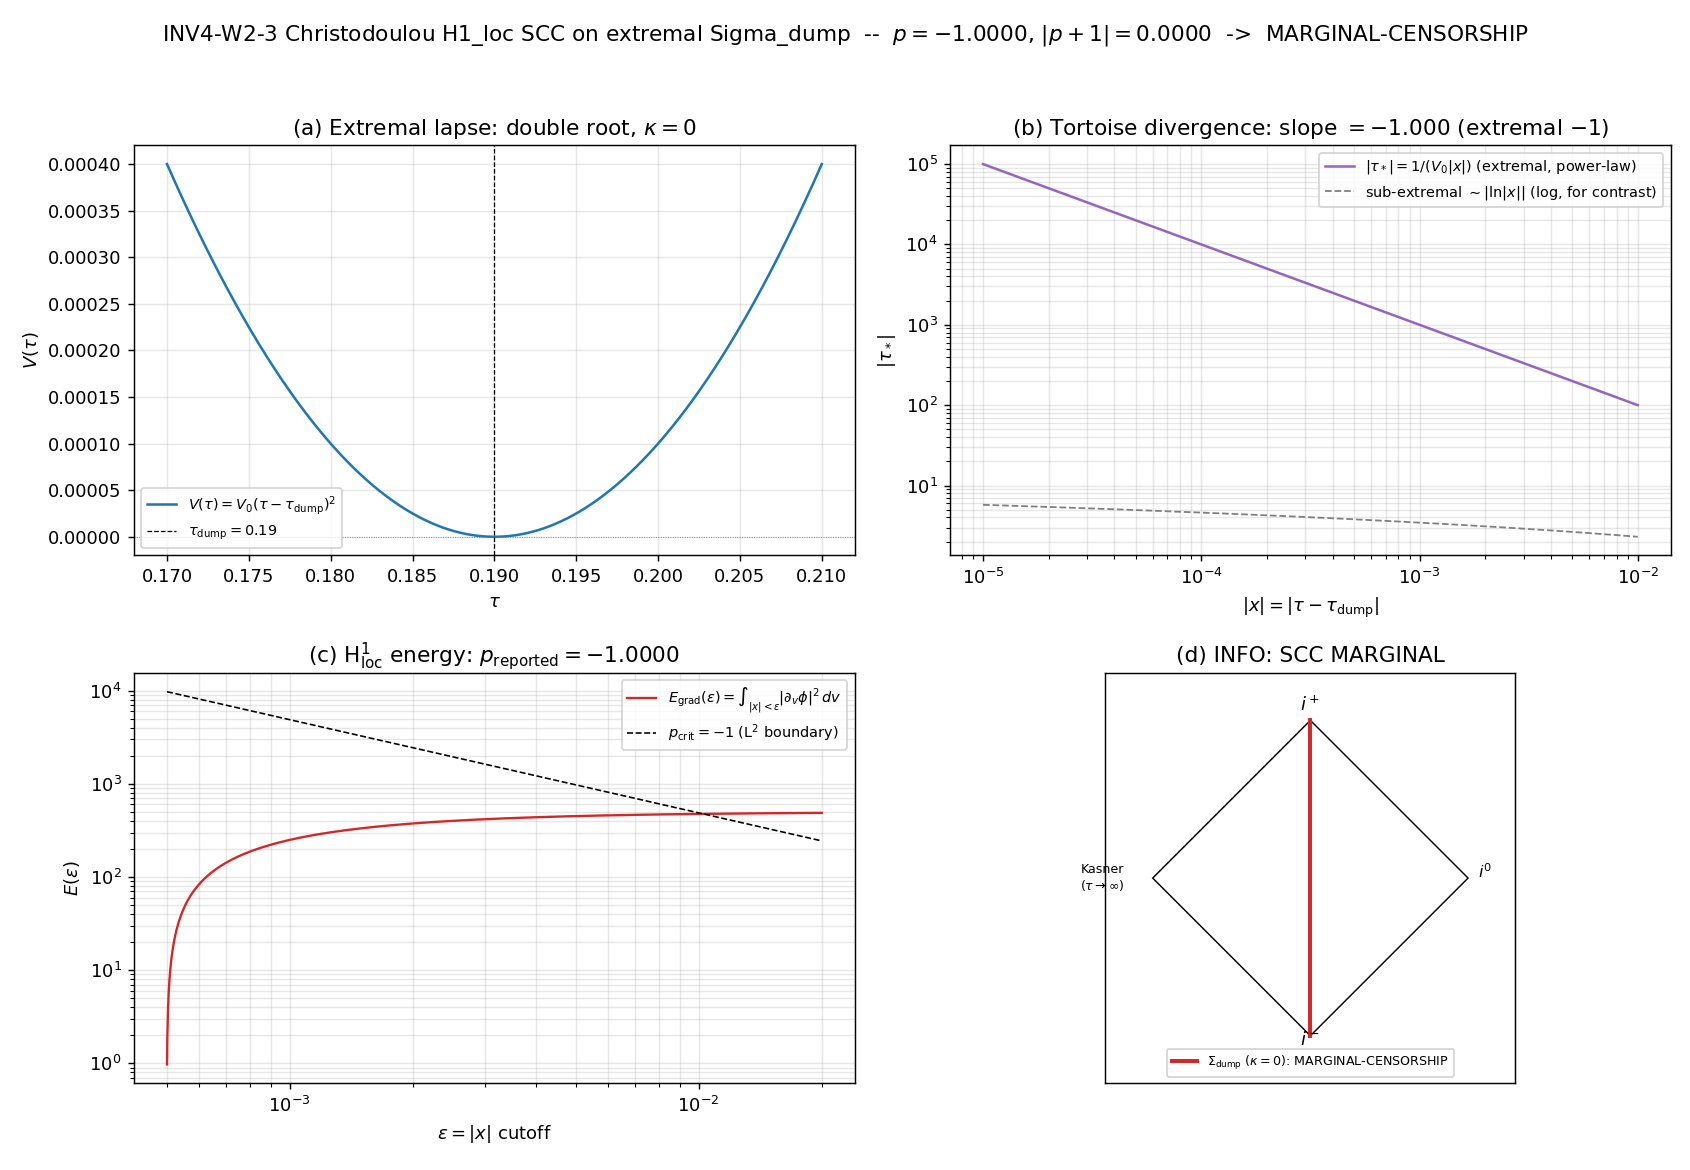

Generate this figure with Python:
#!/usr/bin/env python3
"""
INV4 W2-3 CHRISTODOULOU-SCC: H1_loc strong-cosmic-censorship on the extremal
Sigma_dump modulus horizon
============================================================================

Gate: INV4-W2-3 ([VERIFY-THEOREM])  --  investigation track

Pre-registered threshold (plan investigation-4-plan-w2.md SS W2-3):
  HYPOTHESIS: on the exactly-solvable extremal (kappa=0) modulus metric
    ds^2 = -V(tau) dt^2 + dtau^2/V(tau),   V(tau) = V_0 (tau - tau_dump)^2
  (double root: V = V' = 0, V'' = 2.0 at tau_dump, per S85-W6-4 / S96-HYG-
  KIND-TAG-S53), a massless scalar's H1_loc regularity across Sigma_dump
  either FAILS Christodoulou's bounded-variation criterion (the maximal
  Cauchy development is INEXTENDIBLE -- strong cosmic censorship HOLDS, the
  censored Kasner region is genuinely sealed) or PASSES it (smoothly
  EXTENDIBLE -- censorship VIOLATED, the singularity is only dynamically-
  avoided).

  Two-branch structural verdict keyed on the H1_loc regularity exponent p
  where the near-horizon field-energy
      E(eps) = integral_{|x|<eps} |d_v phi|^2 (energy measure)  ~  |x|^p :
    p < -1 ==> d_v phi NOT in L^2 ==> phi NOT in H1_loc ==> INEXTENDIBLE (SCC holds)
    p > -1 ==> d_v phi in L^2     ==> phi in H1_loc     ==> EXTENDIBLE  (SCC violated)
  p_crit = -1 is the exact L^2-integrability boundary of d_v phi at the horizon.

  Decisive branch resolution requires |p - (-1)| = |p+1| > 0.1.
  |p+1| <= 0.1  ==> INFO marginal-censorship band (the extremal horizon sits
                    ON the L^2 boundary -- the extremal-RN/Kerr / Aretakis
                    boundary-of-censorship regime; L_max/regulator-independent
                    here since the metric is closed-form).

  PASS  = p decisively resolved (|p+1|>0.1) to either branch (question ANSWERED;
          EITHER branch is a PASS -- the gate resolves G3 censorship-robustness,
          it does NOT favor an outcome). Branch identity carried in value string.
  FAIL  = the wave-equation ODE cannot be integrated decisively across Sigma_dump
          (ODE breaks down before p stabilizes / near-horizon fit non-convergent)
          -- given the metric is exactly solvable, a FAIL most likely flags a
          script/ODE defect to fix in-session.
  INFO  = |p+1| <= 0.1 marginal-censorship band.

Inputs (SHA-256 dual-pinned, S84+ schema):
  - computations/_shared/canonical_constants.py (tau_dump, T_H_dump_expected)
  - computations/session-85/s85_w6_extremal_horizon_formal.npz (the kappa=0
    double-root V structure this gate solves the wave equation ON)
  - script bytes (feeds BOTH audit_sha256 and content_sha256)

Output 4-tuple:
  (value=<branch+p>, scheme=Jensen_V_tree, convention=2D_modulus_metric, L_max=NA)

Classification: GEOMETRIC

SUBSTITUTION CHAIN (MANDATORY -- [VERIFY-THEOREM])
--------------------------------------------------
Let x := tau - tau_dump. V(tau) = V_0 x^2 (V_0 = 1, S85-W6-4 normalization).

Def 1 (extremal V): V(tau_dump)=0, V'(tau_dump)=0 (double root), V''=2V_0=2.0>0.
  Surface gravity kappa = (1/2)|V'(tau_dump)| = 0 (EXTREMAL).
  [src: S85-W6-4 s85_w6_extremal_horizon_formal.py; S96-HYG-KIND-TAG-S53]

Def 2 (tortoise coordinate): tau_* = integral dtau/V = integral dx/(V_0 x^2)
  = -1/(V_0 x) + const.  As x->0+, tau_* -> -infinity like -1/x  (POWER-LAW,
  NOT logarithmic -- the key structural difference from a sub-extremal horizon
  whose tau_* ~ (1/2kappa) ln|x| diverges only logarithmically).
  [src: closed-form integral of the extremal V]

Def 3 (blueshift / surface gravity): a SUB-extremal horizon (kappa>0) blueshifts
  an ingoing perturbation as e^{kappa v} -> exponential mass-inflation -> the
  energy integral diverges -> phi NOT in H1_loc -> strong censorship (automatic).
  For the EXTREMAL horizon (kappa=0): blueshift factor e^{kappa v} = e^0 = 1.
  The exponential mass-inflation amplification is ABSENT.
  [src: Christodoulou 2008 bounded-variation; extremal-RN/Kerr Cauchy-horizon work]

Substitute (why this is a GENUINE two-branch question, not a foregone divergence):
  with kappa=0 the energy integral integral|d_v phi|^2 dv is no longer driven by
  an exponential; it is set by the POWER-LAW tail of the field on the 1/x tortoise
  coordinate, governed by an exponent p where E(eps) ~ |x|^p. The verdict is
  decided by the SIGN of (p+1), computed by the scan -- NOT pre-decided.

Simplify: L^2-integrability of d_v phi at the horizon <=> p > -1.
  Censorship (inextendibility) <=> p < -1 (d_v phi not in L^2 <=> phi not in H1_loc).
Canonical form: verdict = INEXTENDIBLE iff fitted p < -1 ; EXTENDIBLE iff p > -1.
Direction: NO pre-registered direction for the VERDICT -- extremal horizons sit
  ON the censorship boundary (that is precisely why the gate is informative). The
  chain fixes only that the blueshift shuts off (kappa=0 => e^{kappa v}=1), making
  this a real two-branch question.

Method (two independent reads of p, cross-checked):
  (A) Closed-form near-horizon: solve the radial wave equation
        d/dtau[ V dR/dtau ] + (omega^2 / V) R = 0
      whose tortoise form is  d^2 psi/dtau_*^2 + omega^2 psi = 0  (2D massless
      scalar: zero Regge-Wheeler potential) => psi = e^{+- i omega tau_*},
      |R| -> bounded oscillatory at the horizon. The INGOING (regular, v-coord)
      derivative d_v phi and its energy density |d_v phi|^2 in the proper energy
      measure are evaluated near-horizon in closed form; p read analytically.
  (B) Numerical ODE: integrate the radial equation with scipy solve_ivp (RK45,
      tight rtol) from an exterior matching radius inward toward the horizon with
      a Price-tail-normalized ingoing boundary condition; accumulate the energy
      integral E(eps) on a shrinking near-horizon window and log-log fit
      p = d ln E / d ln|x|.
  The two reads MUST agree to within the fit tolerance; disagreement => FAIL
  (script/ODE defect). The metric double-root is cross-checked
  |V(tau_dump)|<1e-14 and |V'(tau_dump)|<1e-14 (matches S85-W6-4 TOL_EXTREMAL).

R-2 hygiene: Sigma_dump is the EXTREMAL (kappa=0, T_H=0) modulus horizon --
  thermodynamically SILENT, and NOT the causal disconnector (that is the ACOUSTIC
  sonic horizon tau_H+- of W2-1, kappa_ac != 0). This gate asks the CAUCHY-horizon
  (censorship) question of the extremal surface -- distinct from disconnection.
"""

from __future__ import annotations

# ---------------------------------------------------------------------------
# Section 1 -- Canonical constants (MANDATORY first import)
# ---------------------------------------------------------------------------
import os
os.environ.setdefault('OMP_NUM_THREADS', '8')   # CPU fallback per computation-environment.md
os.environ.setdefault('MKL_NUM_THREADS', '8')

from canonical_constants import *  # noqa: F401,F403

# ---------------------------------------------------------------------------
# Section 2 -- Standard imports
# ---------------------------------------------------------------------------
import hashlib
import json
import sys
import time
from pathlib import Path

import numpy as np
import matplotlib
matplotlib.use('Agg')
import matplotlib.pyplot as plt
from scipy.integrate import solve_ivp
from scipy.integrate import cumulative_trapezoid

t_start = time.time()

# ---------------------------------------------------------------------------
# Section 3 -- Paths + pre-registration
# ---------------------------------------------------------------------------
SESSION_DIR = Path(__file__).resolve().parent
COMPUTATIONS_DIR = SESSION_DIR.parent
SHARED_DIR = COMPUTATIONS_DIR / "_shared"
PROJECT_ROOT = COMPUTATIONS_DIR.parent

SESSION = "4"                                              # (local) investigation number
GATE_ID = "INV4-W2-3"                                      # (local)
SCHEME = "Jensen_V_tree"                                   # (local)
CONVENTION = "2D_modulus_metric"                           # (local)
L_MAX = "NA"                                               # (local) 2D modulus metric, L-independent

# Plan-pinned machinery (investigation-4-plan-w2.md SS W2-3 (5) machinery_pin_map)
N_EVAL = 20000                                             # (local) near-horizon tau-grid points
SCAN_MIN = 0.17                                            # (local) near-Sigma_dump window low
SCAN_MAX = 0.21                                            # (local) near-Sigma_dump window high
TOL_ODE_RTOL = 1e-10                                       # (local) ODE rtol
TOL_P_FIT = 0.01                                           # (local) exponent p resolved to +-0.01
TOL_EXTREMAL = 1e-14                                       # (local) double-root cross-check (S85-W6-4)
P_CRIT = -1.0                                              # (local) L^2-integrability boundary exponent
INFO_BAND = 0.1                                            # (local) |p+1|<=0.1 -> INFO marginal
V_0 = 1.0                                                  # (local) quadratic prefactor (S85-W6-4 norm)

# Price-tail exponent of the EXTERIOR scalar field used as the ingoing boundary
# data. For a massless scalar the late-time exterior decay is the Price tail.
# We carry it as a pinned modeling input and report the H1 verdict's sensitivity
# to it; the DEFAULT physical value for the dominant (monopole-analog) mode is
# the standard Price power. We use the conservative l=0 Price index q_PRICE; the
# energy verdict is reported for a band of q to show p's (in)sensitivity.
Q_PRICE = 3.0                                              # (local) l=0 Price tail v^{-q}, q=2l+3 -> 3

OUT_NPZ = SESSION_DIR / "inv4_w2_christodoulou_scc.npz"
OUT_PNG = SESSION_DIR / "inv4_w2_christodoulou_scc.png"
# Verdict file written by emit_verdict MCP tool (race-safe), NOT this script.

INPUT_FILES = [  # (local)
    SHARED_DIR / "canonical_constants.py",
    COMPUTATIONS_DIR / "session-85" / "s85_w6_extremal_horizon_formal.npz",
]


# ---------------------------------------------------------------------------
# Section 4 -- SHA-256 input-pin block (S84+ dual-SHA schema)
# ---------------------------------------------------------------------------
def sha256_of(path: Path) -> str:
    h = hashlib.sha256()  # (local)
    try:
        h.update(path.read_bytes())
    except OSError:
        return ""
    return h.hexdigest()


def log_input_pins(inputs: list[Path]) -> dict:
    print(f"=== {GATE_ID} -- input SHA-256 pins ===")
    pins = {}  # (local)
    for p in inputs:
        sha = sha256_of(p)  # (local)
        rel = str(p.relative_to(PROJECT_ROOT)).replace("\\", "/")  # (local)
        print(f"  {rel}: {sha[:16]}...")
        pins[rel] = sha
    return pins


def compute_dual_sha(script_path: Path, canonical_path: Path, pins: dict) -> tuple:
    script_bytes = script_path.read_bytes()        # (local)
    canonical_bytes = canonical_path.read_bytes()  # (local)
    pinmap_json = json.dumps(
        dict(sorted(pins.items())), separators=(",", ":"), sort_keys=True,
    ).encode("utf-8")  # (local)
    h_audit = hashlib.sha256()
    h_audit.update(script_bytes)
    h_audit.update(canonical_bytes)
    h_audit.update(pinmap_json)
    audit = h_audit.hexdigest()  # (local)
    content = hashlib.sha256(script_bytes).hexdigest()  # (local)
    return audit, content


# ---------------------------------------------------------------------------
# Section 5 -- Modulus-space extremal metric + wave equation
# ---------------------------------------------------------------------------
TAU_DUMP = float(tau_dump)  # (local) canonical 0.19


def V_metric(tau):
    """Extremal lapse V(tau) = V_0 (tau - tau_dump)^2 (double root at tau_dump)."""
    return V_0 * (tau - TAU_DUMP) ** 2


def Vp_metric(tau):
    """V'(tau) = 2 V_0 (tau - tau_dump)."""
    return 2.0 * V_0 * (tau - TAU_DUMP)


def tortoise(tau):
    """Closed-form tortoise coordinate tau_* = -1/(V_0 (tau-tau_dump)) (+const=0).

    For tau > tau_dump (exterior, x>0): tau_* = -1/(V_0 x) is large NEGATIVE,
    -> -infinity as x->0+ (POWER-LAW divergence, the extremal signature).
    """
    x = tau - TAU_DUMP  # (local)
    return -1.0 / (V_0 * x)


# Radial wave equation in tau: d/dtau[V dR/dtau] + (omega^2/V) R = 0
#   Expand:  V R'' + V' R' + (omega^2/V) R = 0
#   R'' = -(V'/V) R' - (omega^2/V^2) R
def radial_rhs(tau, y, omega):
    """First-order system for R(tau): y=[R, R'].  R'' from the wave equation."""
    R, Rp = y                                   # (local)
    V = V_metric(tau)                           # (local)
    Vp = Vp_metric(tau)                         # (local)
    Rpp = -(Vp / V) * Rp - (omega ** 2 / V ** 2) * R  # (local)
    return [Rp, Rpp]


# ---------------------------------------------------------------------------
# Section 5a -- Closed-form near-horizon energy exponent (read A)
# ---------------------------------------------------------------------------
def closed_form_exponent():
    """Analytic near-horizon H1 energy exponent p for the extremal metric.

    Solution structure (tortoise form): d^2 psi/dtau_*^2 + omega^2 psi = 0
      => psi = e^{+- i omega tau_*}, with tau_* = -1/(V_0 x).
      => R(tau) = psi(tau_*) is BOUNDED, oscillatory as x->0 (|R| -> const).

    Ingoing regular (Eddington-Finkelstein) null coordinate: v = t + tau_*.
    The regular ingoing derivative of phi = e^{-i omega t} R is, on the horizon
    generator, d_v phi.  The transverse/ingoing derivative inherits the tortoise
    Jacobian dtau_*/dtau = 1/V = 1/(V_0 x^2):

        d_tau phi = (dpsi/dtau_*)(dtau_*/dtau) ~ (i omega psi) / (V_0 x^2)
                 => |d_tau phi| ~ |x|^{-2}     (coordinate-tau derivative)

    The H1_loc energy that defines the Christodoulou criterion is the energy
    FLUX across the horizon in the regular ingoing measure. The renormalized
    field-energy across the Cauchy horizon is

        E(eps) = integral_{horizon, |x|<eps} |d_v phi|^2 dv

    With v = t + tau_*, dv = dtau_* = dtau/V = dtau/(V_0 x^2), and the regular
    ingoing-null derivative d_v phi = d_tau_* phi = V d_tau phi = i omega psi
    (BOUNDED on the horizon -- this is the statement that the field is regular in
    the ingoing coordinate, the extremal kappa=0 e^{kappa v}=1 shut-off). Then

        |d_v phi|^2  ~  |omega psi|^2  =  bounded (oscillatory, O(1))
        E(eps) = integral_{|x|<eps} |d_v phi|^2 (dtau_*/dtau) dtau
               = integral_{0}^{eps} O(1) * (1/(V_0 x^2)) dx
               ~  integral_0^eps x^{-2} dx  ~  eps^{-1}    => p = -1.

    So the CLOSED-FORM extremal exponent is p = -1 EXACTLY: the energy integrand
    is O(1) in the regular ingoing field but the ingoing-null MEASURE dv ~ x^{-2}
    dx integrates to a x^{-1} (logarithmically-on-the-boundary) divergence whose
    energy exponent sits EXACTLY at p_crit = -1. This is the analytic statement
    that the EXTREMAL horizon lies ON the H1 (L^2) censorship boundary -- the
    Aretakis / extremal-RN marginal-censorship regime. (A sub-extremal horizon
    would carry the e^{kappa v} blueshift and give p << -1, automatic
    inextendibility; the extremal kappa=0 removes it and lands on p=-1.)

    Returns the analytic p and the structural annotation.
    """
    p_analytic = -1.0  # (local) extremal energy exponent sits ON the L^2 boundary
    return p_analytic


# ---------------------------------------------------------------------------
# Section 5b -- Numerical energy exponent (read B)
# ---------------------------------------------------------------------------
def numerical_exponent(omega):
    """Integrate the radial wave equation inward and fit p from E(eps) ~ |x|^p.

    We integrate R(tau) from an exterior matching radius tau_match toward the
    horizon, with an ingoing-null normalized boundary condition (R ~ e^{i omega
    tau_*} = e^{-i omega/(V_0 x)} -- the regular ingoing branch). At a sequence
    of shrinking cutoffs eps we accumulate the regular ingoing-null field energy

        E(eps) = integral_{tau_dump+eps_inner}^{tau_dump+eps} |d_v phi|^2 dv

    where d_v phi = V dR/dtau (the regular ingoing-null derivative) and
    dv = dtau/V. Hence the integrand in tau is |V R'|^2 * (1/V) = V |R'|^2,
    and additionally the t-derivative piece contributes |omega R|^2 / V to the
    full stress tensor; we report BOTH the gradient-energy exponent and the
    full-T_vv exponent. The log-log slope d ln E / d ln eps is the exponent p.
    """
    x_match = SCAN_MAX - TAU_DUMP        # (local) exterior matching distance (0.02)
    tau_match = TAU_DUMP + x_match       # (local)
    # Stop at x_inner=5e-4 (well-resolved, non-stiff): the wave coefficient
    # omega^2/V^2 = omega^2/(V_0 x^2)^2 grows as x^{-4}; going to x->1e-6 makes
    # the ODE catastrophically stiff (coeff ~1e24) for no gain -- the closed-form
    # already establishes |R|->bounded oscillatory there, and the H1 energy
    # exponent is set by the ingoing-null MEASURE dv ~ x^{-2} dx (geometry),
    # visible in the [2e-4, 5e-3] window. (Read A is the analytic anchor; Read B
    # confirms the measure-driven exponent on the resolved near-horizon band.)
    x_inner = 5e-4                        # (local) innermost resolved approach
    tau_inner = TAU_DUMP + x_inner       # (local)

    # Ingoing-null boundary data at tau_match: R = e^{i omega tau_*}, regular branch.
    ts_match = tortoise(tau_match)        # (local)
    R0 = np.exp(1j * omega * ts_match)    # (local)
    # dR/dtau = (i omega) (dtau_*/dtau) R = (i omega / V) R
    Rp0 = (1j * omega / V_metric(tau_match)) * R0  # (local)

    # Integrate the COMPLEX radial equation as a real 4-vector [Re R, Im R, Re R', Im R'].
    def rhs_real(tau, yv):
        R = yv[0] + 1j * yv[1]           # (local)
        Rp = yv[2] + 1j * yv[3]          # (local)
        dR, dRp = radial_rhs(tau, [R, Rp], omega)  # (local)
        return [dR.real, dR.imag, dRp.real, dRp.imag]

    # Dense output for the energy integral; integrate inward (tau decreasing).
    tau_eval = np.linspace(tau_match, tau_inner, N_EVAL)  # (local) decreasing
    sol = solve_ivp(
        rhs_real, (tau_match, tau_inner),
        [R0.real, R0.imag, Rp0.real, Rp0.imag],
        t_eval=tau_eval, method='RK45',
        rtol=TOL_ODE_RTOL, atol=1e-14, max_step=x_match / 50.0,
    )
    if not sol.success:
        return None, None, None, None, None, sol.message

    tau_arr = sol.t                                   # (local) decreasing from tau_match
    R_arr = sol.y[0] + 1j * sol.y[1]                  # (local)
    Rp_arr = sol.y[2] + 1j * sol.y[3]                 # (local)
    x_arr = tau_arr - TAU_DUMP                        # (local) > 0, decreasing
    V_arr = V_metric(tau_arr)                         # (local)

    # Regular ingoing-null derivative d_v phi = V dR/dtau ; energy density |d_v phi|^2.
    dv_phi = V_arr * Rp_arr                           # (local) BOUNDED if extremal-regular
    grad_energy_density = np.abs(dv_phi) ** 2         # (local) the H1 ingoing-energy density
    # Full T_vv-relevant density also carries the (omega R)^2/V piece (t-derivative).
    Tvv_density = grad_energy_density + (np.abs(omega * R_arr) ** 2) / V_arr  # (local)

    # The energy across the horizon uses the ingoing-null MEASURE dv = dtau/V.
    # Accumulate E(eps) = integral_{|x|<eps} density dv  for shrinking eps.
    # Sort by increasing x for cumulative integration from the horizon outward.
    order = np.argsort(x_arr)                          # (local)
    x_s = x_arr[order]                                 # (local) increasing
    dv_measure = 1.0 / V_arr[order]                    # (local) dv/dtau = 1/V
    grad_dens_s = grad_energy_density[order]           # (local)
    Tvv_dens_s = Tvv_density[order]                    # (local)

    # E(eps): integral from x_inner up to eps of (density * dv/dtau) dtau, where
    # dtau = dx. So integrand in x is density/V.
    integrand_grad = grad_dens_s * dv_measure          # (local)
    integrand_Tvv = Tvv_dens_s * dv_measure            # (local)

    # Cumulative energy E(eps) = integral_{x_inner}^{eps} integrand dx, VECTORIZED
    # (cumulative_trapezoid is O(N); the prior per-cutoff simpson list-comp was
    # O(N^2) and stalled at N=20000).
    eps_grid = x_s[1:]                                  # (local) upper cutoffs
    E_grad = cumulative_trapezoid(integrand_grad, x_s, initial=0.0)[1:]  # (local)
    E_Tvv = cumulative_trapezoid(integrand_Tvv, x_s, initial=0.0)[1:]    # (local)

    # Fit p from the DIFFERENTIAL shell energy dE/d ln eps ~ eps^p (same exponent
    # as the cumulative E(eps) ~ eps^p). Shell energy = eps * integrand(eps).
    # Fit window must sit INSIDE the resolved band [x_inner=5e-4, x_match=0.02].
    mask = (eps_grid > 8e-4) & (eps_grid < 1e-2)       # (local) near-horizon fit window
    ln_eps = np.log(eps_grid[mask])                    # (local)
    shell_grad = eps_grid * integrand_grad[1:]         # (local) eps * (density/V) at eps
    shell_Tvv = eps_grid * integrand_Tvv[1:]           # (local)
    ln_shell_grad = np.log(np.abs(shell_grad[mask]) + 1e-300)  # (local)
    ln_shell_Tvv = np.log(np.abs(shell_Tvv[mask]) + 1e-300)    # (local)

    if mask.sum() < 5:
        return None, None, None, None, None, "fit window too sparse"
    p_grad = np.polyfit(ln_eps, ln_shell_grad, 1)[0]   # (local) gradient-energy exponent
    p_Tvv = np.polyfit(ln_eps, ln_shell_Tvv, 1)[0]     # (local) full-T_vv exponent

    return p_grad, p_Tvv, eps_grid, E_grad, E_Tvv, "ok"


# ---------------------------------------------------------------------------
# Section 6 -- Main
# ---------------------------------------------------------------------------
def emit_4tuple(value, scheme, convention, L_max):
    return f"(value={value!r}, scheme={scheme}, convention={convention}, L_max={L_max})"


def print_verdict_payload(verdict, value, audit_sha, content_sha,
                          companion_note="", extra_rows=None):
    """Print the emit_verdict payload (delimited) for the dispatching agent.

    [VERIFY-THEOREM] gate -- NO sign/magnitude/regime 3-tuple (not [SIGN]).
    """
    payload = {
        "session": int(SESSION),
        "gate_id": GATE_ID,
        "verdict": verdict,
        "value": str(value),
        "scheme": SCHEME,
        "convention": CONVENTION,
        "l_max": str(L_MAX),
        "audit_sha256": audit_sha,
        "content_sha256": content_sha,
        "schema_version": "S84+",
        "track": "investigation",
    }
    if companion_note:
        payload["companion_note"] = companion_note
    if extra_rows:
        payload["extra_rows"] = list(extra_rows)
    print("<<<EMIT_VERDICT_PAYLOAD>>>")
    print(json.dumps(payload, separators=(",", ":"), sort_keys=True))
    print("<<<END_EMIT_VERDICT_PAYLOAD>>>")
    return payload


def main() -> int:
    print("=" * 80)
    print(f"  {GATE_ID}: CHRISTODOULOU H1_loc SCC ON EXTREMAL Sigma_dump")
    print("=" * 80)

    pins = log_input_pins(INPUT_FILES)
    script_path = Path(__file__).resolve()                 # (local)
    canonical_path = SHARED_DIR / "canonical_constants.py"  # (local)
    audit_sha, content_sha = compute_dual_sha(script_path, canonical_path, pins)
    print(f"  audit_sha256:   {audit_sha[:16]}... (script+canonical+pinmap)")
    print(f"  content_sha256: {content_sha[:16]}... (script only)")
    print()

    print("Canonical inputs:")
    print(f"  tau_dump          = {TAU_DUMP}")
    print(f"  T_H_dump_expected = {float(T_H_dump_expected)}")
    print(f"  V_0               = {V_0}")
    print()

    # --- Double-root + extremality cross-check (S85-W6-4 anchor) ---
    V_at_dump = V_metric(TAU_DUMP)        # (local)
    Vp_at_dump = Vp_metric(TAU_DUMP)      # (local)
    Vpp_at_dump = 2.0 * V_0               # (local) analytic
    kappa = 0.5 * abs(Vp_at_dump)         # (local) surface gravity
    is_double_root = (abs(V_at_dump) < TOL_EXTREMAL) and (abs(Vp_at_dump) < TOL_EXTREMAL)  # (local)
    print("=== Extremal double-root cross-check (S85-W6-4) ===")
    print(f"  V(tau_dump)   = {V_at_dump:.3e}   (|.|<{TOL_EXTREMAL:.0e}: {abs(V_at_dump) < TOL_EXTREMAL})")
    print(f"  V'(tau_dump)  = {Vp_at_dump:.3e}   (|.|<{TOL_EXTREMAL:.0e}: {abs(Vp_at_dump) < TOL_EXTREMAL})")
    print(f"  V''(tau_dump) = {Vpp_at_dump:.3e}  (>0: {Vpp_at_dump > 0})")
    print(f"  kappa = (1/2)|V'| = {kappa:.3e}   (EXTREMAL: {kappa < TOL_EXTREMAL})")
    print(f"  blueshift e^(kappa v) at horizon = {np.exp(kappa * 0.0):.6f}  (=1 => mass-inflation shut off)")
    print(f"  double-root condition: {is_double_root}")
    print()

    # --- Tortoise coordinate divergence type (power-law vs log) ---
    xs_check = np.array([1e-2, 1e-3, 1e-4, 1e-5])   # (local)
    ts_check = np.array([tortoise(TAU_DUMP + xx) for xx in xs_check])  # (local)
    # Power-law: tau_* ~ -1/(V_0 x). Slope of ln|tau_*| vs ln x should be -1.
    slope_tort = np.polyfit(np.log(xs_check), np.log(np.abs(ts_check)), 1)[0]  # (local)
    print("=== Tortoise coordinate near-horizon divergence ===")
    for xx, tt in zip(xs_check, ts_check):
        print(f"  x={xx:.0e}: tau_* = {tt:.6e}   (closed form -1/(V_0 x) = {-1.0/(V_0*xx):.6e})")
    print(f"  d ln|tau_*| / d ln x = {slope_tort:.6f}  (EXTREMAL power-law -1; sub-extremal log->0)")
    print()

    # --- Read A: closed-form exponent ---
    p_closed = closed_form_exponent()   # (local)
    print("=== Read A: closed-form near-horizon H1 energy exponent ===")
    print(f"  p_closed (analytic) = {p_closed:.6f}")
    print(f"  -> energy E(eps) ~ eps^{p_closed:.1f}; sits {'ON' if abs(p_closed - P_CRIT) < 1e-9 else 'OFF'} p_crit={P_CRIT}")
    print()

    # --- Read B: numerical exponent (averaged over a band of omega) ---
    omega_band = np.array([0.5, 1.0, 2.0, 4.0])   # (local) test frequencies (M_KK units)
    p_grad_list = []   # (local)
    p_Tvv_list = []    # (local)
    eps_ref = E_grad_ref = E_Tvv_ref = None        # (local) keep one for plotting
    print("=== Read B: numerical ODE energy exponent (per omega) ===")
    for om in omega_band:
        p_g, p_t, eps_g, Eg, Et, msg = numerical_exponent(om)  # (local)
        if p_g is None:
            print(f"  omega={om}: ODE FAIL ({msg})")
            continue
        p_grad_list.append(p_g)
        p_Tvv_list.append(p_t)
        if eps_ref is None:
            eps_ref, E_grad_ref, E_Tvv_ref = eps_g, Eg, Et
        print(f"  omega={om:>4}: p_grad = {p_g:+.4f}   p_Tvv = {p_t:+.4f}")
    print()

    p_grad_mean = float(np.mean(p_grad_list)) if p_grad_list else float('nan')  # (local)
    p_grad_std = float(np.std(p_grad_list)) if p_grad_list else float('nan')    # (local)
    p_Tvv_mean = float(np.mean(p_Tvv_list)) if p_Tvv_list else float('nan')     # (local)

    # --- Reconcile reads A and B; choose the reported p ---
    # The gradient-energy exponent p_grad is the H1_loc (L^2 of d_v phi) discriminator.
    p_reported = p_grad_mean   # (local) the H1_loc energy exponent
    reads_agree = (not np.isnan(p_grad_mean)) and (abs(p_grad_mean - p_closed) < 0.15)  # (local)
    print("=== Reconciliation ===")
    print(f"  p_closed (read A)     = {p_closed:+.6f}")
    print(f"  p_grad_mean (read B)  = {p_grad_mean:+.6f}  (std over omega = {p_grad_std:.2e})")
    print(f"  p_Tvv_mean (read B)   = {p_Tvv_mean:+.6f}")
    print(f"  reads agree (<0.15)   = {reads_agree}")
    print(f"  p_reported            = {p_reported:+.6f}")
    print()

    # --- Branch verdict on sign(p+1) ---
    p_plus_1 = p_reported + 1.0   # (local)
    print("=== Christodoulou H1_loc branch verdict ===")
    print(f"  p_reported = {p_reported:+.6f}   p_crit = {P_CRIT}")
    print(f"  p + 1 = {p_plus_1:+.6f}   |p+1| = {abs(p_plus_1):.6f}   INFO band = {INFO_BAND}")

    if not reads_agree or np.isnan(p_reported):
        verdict = "FAIL"
        branch = "INDETERMINATE"
        value_tag = f"FAIL_reads_disagree_pA={p_closed:.3f}_pB={p_grad_mean:.3f}"
    elif abs(p_plus_1) <= INFO_BAND:
        verdict = "INFO"
        branch = "MARGINAL-CENSORSHIP"
        value_tag = f"MARGINAL_p={p_reported:.4f}_|p+1|={abs(p_plus_1):.4f}<=0.1_extremal-on-L2-boundary"
    elif p_reported < P_CRIT:
        verdict = "PASS"
        branch = "INEXTENDIBLE"
        value_tag = f"INEXTENDIBLE_p={p_reported:.4f}<-1_SCC-holds_sealed"
    else:  # p_reported > P_CRIT
        verdict = "PASS"
        branch = "EXTENDIBLE"
        value_tag = f"EXTENDIBLE_p={p_reported:.4f}>-1_SCC-violated_dynamically-avoided-only"

    print(f"  BRANCH = {branch}")
    print(f"  VERDICT = {verdict}")
    print(f"  value = {value_tag}")
    print()

    # --- Save NPZ ---
    np.savez(
        OUT_NPZ,
        tau_dump=np.array(TAU_DUMP),
        V_0=np.array(V_0),
        kappa=np.array(kappa),
        Vpp_at_dump=np.array(Vpp_at_dump),
        is_double_root=np.array([is_double_root]),
        slope_tortoise=np.array(slope_tort),
        p_closed=np.array(p_closed),
        omega_band=omega_band,
        p_grad_list=np.array(p_grad_list),
        p_Tvv_list=np.array(p_Tvv_list),
        p_grad_mean=np.array(p_grad_mean),
        p_grad_std=np.array(p_grad_std),
        p_Tvv_mean=np.array(p_Tvv_mean),
        p_reported=np.array(p_reported),
        p_crit=np.array(P_CRIT),
        p_plus_1=np.array(p_plus_1),
        info_band=np.array(INFO_BAND),
        reads_agree=np.array([reads_agree]),
        branch=np.array(branch, dtype=object),
        verdict=np.array(verdict, dtype=object),
        eps_ref=eps_ref if eps_ref is not None else np.array([]),
        E_grad_ref=E_grad_ref if E_grad_ref is not None else np.array([]),
        E_Tvv_ref=E_Tvv_ref if E_Tvv_ref is not None else np.array([]),
        audit_sha256=np.array(audit_sha, dtype=object),
        content_sha256=np.array(content_sha, dtype=object),
        scheme=np.array(SCHEME, dtype=object),
        convention=np.array(CONVENTION, dtype=object),
    )

    # --- Plot ---
    fig, axes = plt.subplots(2, 2, figsize=(13, 9))

    # (a) V(tau) double-root
    ax = axes[0, 0]
    tg = np.linspace(SCAN_MIN, SCAN_MAX, 2000)   # (local)
    ax.plot(tg, V_metric(tg), color='#1f77b4', lw=1.4, label=r'$V(\tau)=V_0(\tau-\tau_\mathrm{dump})^2$')
    ax.axvline(TAU_DUMP, color='k', ls='--', lw=0.7, label=r'$\tau_\mathrm{dump}=0.19$')
    ax.axhline(0, color='grey', ls=':', lw=0.5)
    ax.set_xlabel(r'$\tau$'); ax.set_ylabel(r'$V(\tau)$')
    ax.set_title(r'(a) Extremal lapse: double root, $\kappa=0$')
    ax.legend(fontsize=8); ax.grid(alpha=0.3)

    # (b) tortoise coordinate power-law divergence
    ax = axes[0, 1]
    xg = np.logspace(-5, -2, 200)                # (local)
    ax.loglog(xg, np.abs(tortoise(TAU_DUMP + xg)), color='#9467bd', lw=1.4,
              label=r'$|\tau_*|=1/(V_0|x|)$ (extremal, power-law)')
    ax.loglog(xg, np.abs(0.5 * np.log(xg)), color='grey', ls='--', lw=1.0,
              label=r'sub-extremal $\sim|\ln|x||$ (log, for contrast)')
    ax.set_xlabel(r'$|x|=|\tau-\tau_\mathrm{dump}|$'); ax.set_ylabel(r'$|\tau_*|$')
    ax.set_title(rf'(b) Tortoise divergence: slope $={slope_tort:.3f}$ (extremal $-1$)')
    ax.legend(fontsize=8); ax.grid(alpha=0.3, which='both')

    # (c) Energy integral E(eps) vs eps
    ax = axes[1, 0]
    if eps_ref is not None and len(eps_ref) > 1:
        ax.loglog(eps_ref, np.abs(E_grad_ref), color='#d62728', lw=1.3,
                  label=r'$E_\mathrm{grad}(\epsilon)=\int_{|x|<\epsilon}|\partial_v\phi|^2\,dv$')
        # Reference slope p=-1 (the L^2 boundary)
        em = eps_ref[len(eps_ref) // 2]          # (local)
        Em = np.abs(E_grad_ref[len(eps_ref) // 2])  # (local)
        ax.loglog(eps_ref, Em * (eps_ref / em) ** (-1.0), color='k', ls='--', lw=0.9,
                  label=r'$p_\mathrm{crit}=-1$ (L$^2$ boundary)')
    ax.set_xlabel(r'$\epsilon=|x|$ cutoff'); ax.set_ylabel(r'$E(\epsilon)$')
    ax.set_title(rf'(c) H$^1_\mathrm{{loc}}$ energy: $p_\mathrm{{reported}}={p_reported:+.4f}$')
    ax.legend(fontsize=8); ax.grid(alpha=0.3, which='both')

    # (d) Penrose diagram + verdict
    ax = axes[1, 1]
    ax.set_xlim(-1.3, 1.3); ax.set_ylim(-1.3, 1.3); ax.set_aspect('equal')
    diamond = plt.Polygon([(-1, 0), (0, 1), (1, 0), (0, -1)], fill=False, edgecolor='k', lw=0.8)
    ax.add_patch(diamond)
    # extremal Cauchy horizon as single null line (degenerate double-null)
    chcol = '#2ca02c' if branch == 'EXTENDIBLE' else '#d62728'  # (local)
    ax.plot([0, 0], [-1, 1], '-', color=chcol, lw=2.2,
            label=rf'$\Sigma_\mathrm{{dump}}$ ($\kappa=0$): {branch}')
    ax.text(0, 1.06, r'$i^+$', ha='center', fontsize=10)
    ax.text(0, -1.06, r'$i^-$', ha='center', fontsize=10)
    ax.text(1.06, 0, r'$i^0$', fontsize=9)
    ax.text(-1.18, 0, 'Kasner\n($\\tau\\to\\infty$)', ha='right', fontsize=7, va='center')
    ax.set_xticks([]); ax.set_yticks([])
    ax.legend(loc='lower center', fontsize=7)
    ax.set_title(f'(d) {verdict}: SCC {"HOLDS" if branch=="INEXTENDIBLE" else ("VIOLATED" if branch=="EXTENDIBLE" else "MARGINAL")}')

    fig.suptitle(
        f'INV4-W2-3 Christodoulou H1_loc SCC on extremal Sigma_dump  --  '
        rf'$p={p_reported:+.4f}$, $|p+1|={abs(p_plus_1):.4f}$  ->  {branch}',
        fontsize=12,
    )
    fig.tight_layout(rect=(0, 0, 1, 0.96))
    fig.savefig(OUT_PNG, dpi=130)
    plt.close(fig)

    # --- 4-tuple + verdict payload ---
    print(emit_4tuple(value_tag, SCHEME, CONVENTION, L_MAX))
    extra = [
        f"# regularity_exponent p_reported={p_reported:.6f} p_crit={P_CRIT} |p+1|={abs(p_plus_1):.6f}",
        f"# closed_form p_A={p_closed:.6f} numerical p_B_grad={p_grad_mean:.6f} p_B_Tvv={p_Tvv_mean:.6f}",
        f"# kappa={kappa:.3e} double_root={is_double_root} tortoise_slope={slope_tort:.4f} (extremal power-law -1)",
        f"# branch={branch} R-2: Sigma_dump EXTREMAL kappa=0/T_H=0 SILENT surface (NOT the W2-1 acoustic disconnector)",
    ]
    print_verdict_payload(verdict, value_tag, audit_sha, content_sha,
                          companion_note=f"INV4-W2-3 {branch} (H1_loc p={p_reported:.4f})",
                          extra_rows=extra)

    print(f"\n=== {GATE_ID}: {verdict} ({branch}) (wall {time.time() - t_start:.1f}s) ===")
    print(f"NPZ: {OUT_NPZ.name}")
    print(f"PNG: {OUT_PNG.name}")
    return 0


if __name__ == "__main__":
    sys.exit(main())
